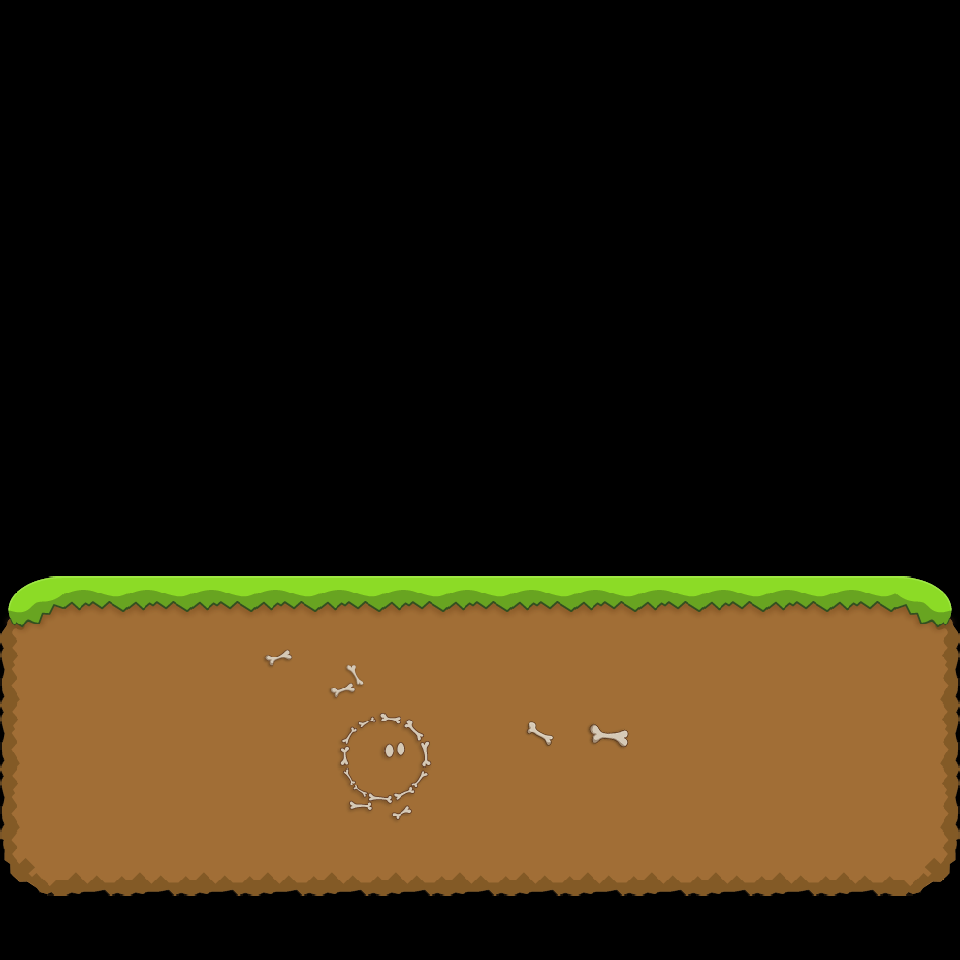

A level layout from a 2D game, rendered from its tile map. Below: a short description, then the map file with tile-grid data replaced by summaries:
An orthogonal 15x15 tile map with 64x64 px tiles, 1 tile layer (base).

<map version="1.0" orientation="orthogonal" width="15" height="15" tilewidth="64" tileheight="64">
 <tileset firstgid="1" name="grass" tilewidth="64" tileheight="64">
  <image source="grass_main.png" width="1024" height="1024" />
 </tileset>
 <layer name="base" width="15" height="15">
  <data>[225 cells, 75 non-empty, 17 distinct tile ids]</data>
 </layer>
</map>
